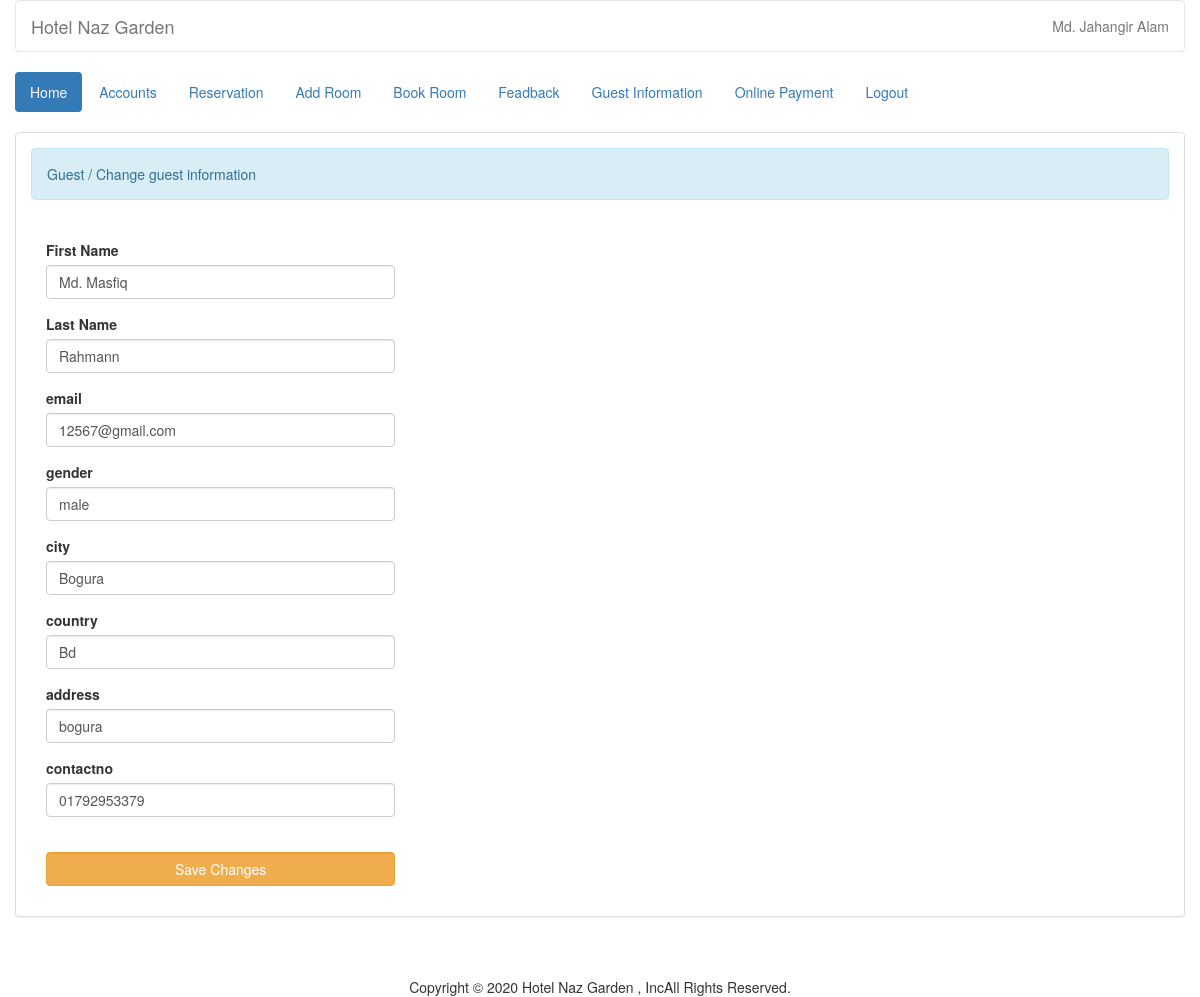
/admin/edit_guest.php?guest_id=1 (signed in), run on the app's committed database.
### tables this page shows
CREATE TABLE `guest` (
  `guest_id` int(11) NOT NULL,
  `firstname` varchar(50) NOT NULL,
  `lastname` varchar(40) NOT NULL,
  `email` varchar(100) NOT NULL,
  `gender` varchar(100) NOT NULL,
  `city` varchar(100) NOT NULL,
  `country` varchar(100) NOT NULL,
  `address` varchar(50) NOT NULL,
  `contactno` varchar(13) NOT NULL
);

### admin/name.php (called while the page is built)
<?php
	require 'connect.php';
	$query = $conn->query("SELECT * FROM `admin` WHERE `admin_id` =
		'$_SESSION[admin_id]'") or die(mysqli_error());
	$fetch = $query->fetch_array();
	$name = $fetch['name'];
?>

### admin/edit_guest.php (the view, shortened to what this page needs)
<!DOCTYPE html>
<?php
	require 'name.php';
	include 'header.php';
?>
	<div class = "container-fluid">
		<div class = "panel panel-default">
			<div class = "panel-body">
				<div class = "alert alert-info">Guest / Change guest information</div>
				<?php
					$query = $conn->query("SELECT * FROM `guest` WHERE `guest_id` = '$_REQUEST[guest_id]'") or die(mysqli_error());
					$fetch = $query->fetch_array();
				?>
				<br />
				<div class = "col-md-4">
					<form method = "POST" action = "edit_query_guest.php?guest_id=<?php echo $fetch['guest_id']?>">
						<div class = "form-group">
							<label>First Name </label>
							<input type = "text" class = "form-control" value = "<?php echo $fetch['firstname']?>" name = "firstname" />
						</div>
            <div class = "form-group">
							<label>Last Name </label>
							<input type = "text" class = "form-control" value = "<?php echo $fetch['lastname']?>" name = "lastname" />
						</div>
            <div class = "form-group">
							<label>email </label>
							<input type = "text" class = "form-control" value = "<?php echo $fetch['email']?>" name = "email" />
						</div>
            <div class = "form-group">
							<label>gender  </label>
							<input type = "text" class = "form-control" value = "<?php echo $fetch['gender']?>" name = "gender" />
						</div>
            <div class = "form-group">
							<label>city  </label>
							<input type = "text" class = "form-control" value = "<?php echo $fetch['city']?>" name = "city" />
						</div>
            <div class = "form-group">
							<label>country  </label>
							<input type = "text" class = "form-control" value = "<?php echo $fetch['country']?>" name = "country" />
						</div>
            <div class = "form-group">
							<label>address  </label>
							<input type = "text" class = "form-control" value = "<?php echo $fetch['address']?>" name = "address" />
						</div>
						<div class = "form-group">
							<label>contactno </label>
							<input type = "text" class = "form-control" value = "<?php echo $fetch['contactno']?>" name = "contactno" />
						</div>
						<br />
						<div class = "form-group">
							<button name = "edit_guest" class = "btn btn-warning form-control"> Save Changes</button>
						</div>
					</form>
				</div>
			</div>
		</div>
	</div>
</body>
</html><?php include 'footer.php'; ?>

### admin/header.php (shortened to what this page needs)
<html lang = "en">
	<head>
		</head>
		<link rel = "stylesheet" type = "text/css" href = "../css/bootstrap.css " />
		<link rel = "stylesheet" type = "text/css" href = "../css/style.css" />
<body>
		<div  class = "container-fluid">
	<nav style = "background-color:rgba(255, 255, 255, 0);" class = "navbar navbar-default">
			<div class = "navbar-header">
				<a class = "navbar-brand" >Hotel Naz Garden</a>
			</div>
			<ul class = "nav navbar-nav pull-right ">
				<li class = "dropdown">
					<a aria-haspopup="true" aria-expanded="false"><?php echo $name;?></a>
				</li>
			</ul>
		</div>
	<div class = "container-fluid">
		<ul class = "nav nav-pills">
			<li class = "active"><a href = "home.php">Home</a></li>
			<li><a href = "account.php">Accounts</a></li>
			<li><a href = "reserve.php">Reservation</a></li>
			<li><a href = "room.php">Add Room</a></li>
<li><a href = "reservation1.php">Book Room</a></li>
			<li><a href = "fead.php">Feadback</a></li>
			<li><a href = "guestview.php">Guest Information</a></li>
			<li><a href = "payment.php">Online Payment</a></li>
			<li><a href = "logout.php">Logout</a></li>
		</ul>
	</div>
	<br />
</body>
</html>

### data on the page
guest: firstname "Md. Masfiq", lastname "Rahmann", email "12567@gmail.com", gender "male", city "Bogura", country "Bd", address "bogura", contactno "01792953379"

### other printed values
$name "Md. Jahangir Alam"
